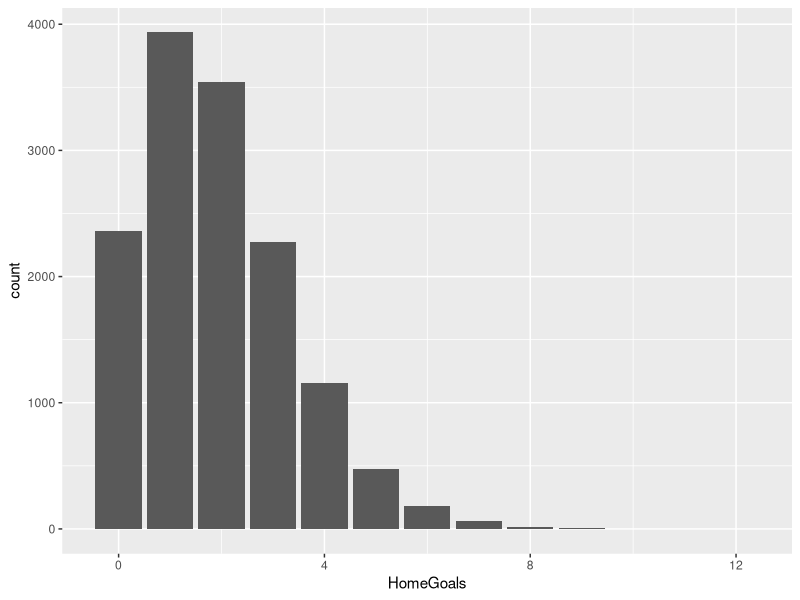
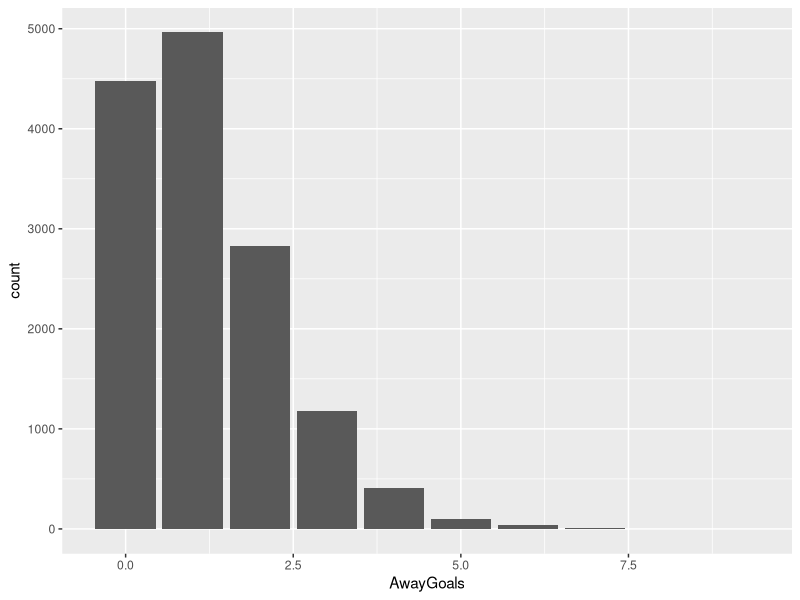
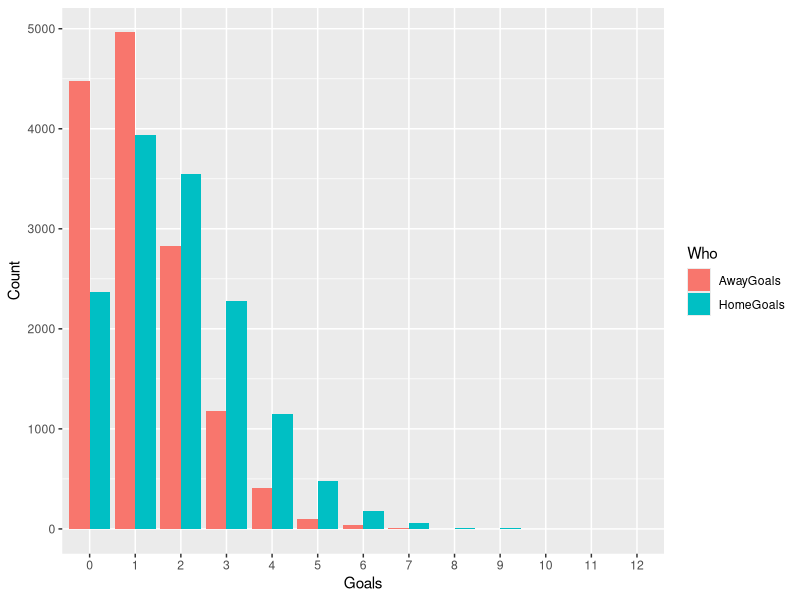

These charts were generated, in order, by the following R code:
## ---- chunk 1
knitr::opts_chunk$set(echo = TRUE, message = FALSE)
## ---- chunk 2
# install.packages('readr')
# install.packages('dplyr')
library(readr)
library(dplyr)
## ---- chunk 3
foot <- read_csv('data/bundesliga_bad.csv', col_names = F, skip = 1,
                col_types = cols(X4 = col_number()))
glimpse(foot)
## ---- chunk 4
foot <- read_csv('data/bundesliga.csv')
## ---- chunk 5
glimpse(foot)
## ---- chunk 6
foot <- foot[, -1]
glimpse(foot)
## ---- chunk 7
summary(foot$Date)
## ---- chunk 8
min(foot$Date, na.rm = TRUE)
max(foot$Date, na.rm = TRUE)
range(foot$Date, na.rm = TRUE)
## ---- chunk 9
length(unique(c(foot$HomeTeam, foot$AwayTeam)))
## ---- chunk 10
h <- table(foot$HomeTeam)
a <- table(foot$AwayTeam)
sort(table(c(foot$HomeTeam, foot$AwayTeam)),decreasing = T)[1]
## ---- chunk 11
mean(foot$HomeGoals)
mean(foot$AwayGoals)
foot$TotalGoals <- foot$HomeGoals + foot$AwayGoals
mean(foot$TotalGoals)
## ---- chunk 12
foot$results <- ifelse(foot$HomeGoals > foot$AwayGoals,
                       "Победа хозяев",
                       ifelse(foot$HomeGoals < foot$AwayGoals, 
                              "Победа гостей", 
                              "Ничья"))
table(foot$results)
## ---- chunk 13
x <- sample(1:nrow(foot), 10)
foot[x,]
## ---- chunk 14
# install.packages('ggplot2')
library(ggplot2)

ggplot(foot, aes(x = HomeGoals)) +
  geom_bar()
ggplot(foot, aes(x = AwayGoals)) +
  geom_bar()
## ---- chunk 15
# install.packages('tidyr')
library(tidyr)

foot %>% 
  gather('Who', 'Goals',  c('HomeGoals', 'AwayGoals')) %>%
  ggplot(aes(x = factor(Goals), fill = Who)) +
    geom_bar(position=position_dodge()) + 
    xlab('Goals') +
    ylab('Count')
## ---- chunk 16
foot$Win <- ifelse(foot$HomeGoals > foot$AwayGoals, 
                   foot$HomeTeam, 
                   ifelse(foot$HomeGoals < foot$AwayGoals, foot$AwayTeam, 'Ничья'))
x <- table(foot$Win)
x <- x[names(x)!='Ничья']
sort(x, decreasing = T)[1]
## ---- chunk 17
foot2008 <- foot[foot$Year==2008, ]
table(c(foot2008$HomeTeam, foot2008$AwayTeam))

name <- names(table(c(foot2008$HomeTeam, foot2008$AwayTeam)))
x <-  rep(0, length(name))
names(x) <- name
for(i in 1:nrow(foot2008)){
  if (foot2008$HomeGoals[i] > foot2008$AwayGoals[i]) {
    x[foot2008$HomeTeam[i]] <- x[foot2008$HomeTeam[i]] + 3
  }else if (foot2008$HomeGoals[i] < foot2008$AwayGoals[i]) {
    x[foot2008$AwayTeam[i]] <- x[foot2008$AwayTeam[i]] + 3
  }else{
    x[foot2008$HomeTeam[i]] <- x[foot2008$HomeTeam[i]] + 1
    x[foot2008$AwayTeam[i]] <- x[foot2008$AwayTeam[i]] + 1
  }
}
print(sort(x, decreasing = T))
